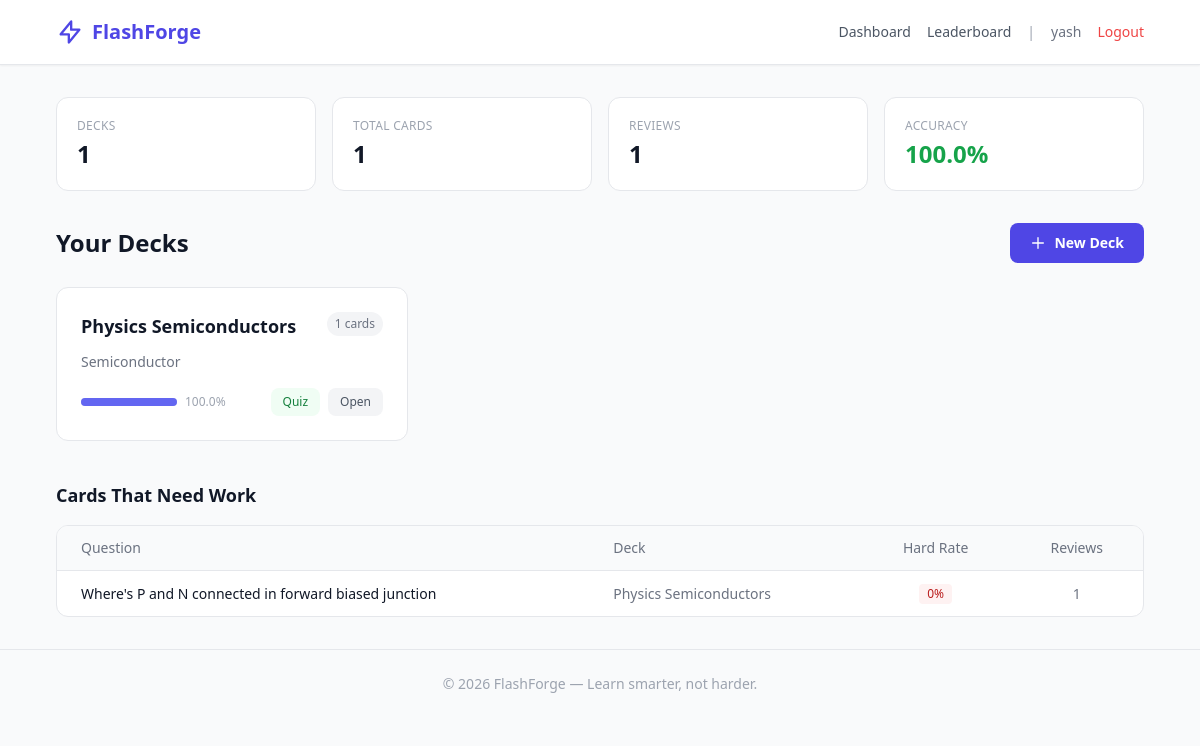
The app's page /dashboard (signed in) with its own data.
### app/models.py (models this page shows, shortened)
class User(UserMixin, db.Model):
    __tablename__ = 'users'
    id = db.Column(db.Integer, primary_key=True)
    username = db.Column(db.String(80), unique=True, nullable=False)
    email = db.Column(db.String(120), unique=True, nullable=False)
    password_hash = db.Column(db.String(256), nullable=False)
    created_at = db.Column(db.DateTime, default=datetime.utcnow)
    decks = db.relationship('Deck', backref='owner', lazy=True, cascade='all, delete-orphan')
    def total_cards_studied(self):
        return CardReview.query.join(Card).join(Deck).filter(Deck.user_id == self.id).count()
    def accuracy_rate(self):
        reviews = CardReview.query.join(Card).join(Deck).filter(Deck.user_id == self.id).all()
        if not reviews:
            return 0
        easy_count = sum(1 for r in reviews if r.difficulty == 'easy')
        return round((easy_count / len(reviews)) * 100, 1)

class Deck(db.Model):
    __tablename__ = 'decks'
    id = db.Column(db.Integer, primary_key=True)
    title = db.Column(db.String(200), nullable=False)
    description = db.Column(db.Text, default='')
    user_id = db.Column(db.Integer, db.ForeignKey('users.id'), nullable=False)
    created_at = db.Column(db.DateTime, default=datetime.utcnow)
    updated_at = db.Column(db.DateTime, default=datetime.utcnow, onupdate=datetime.utcnow)
    cards = db.relationship('Card', backref='deck', lazy=True, cascade='all, delete-orphan')
    def card_count(self):
        return len(self.cards)
    def mastery_score(self):
        if not self.cards:
            return 0
        scores = []
        for card in self.cards:
            last_review = CardReview.query.filter_by(card_id=card.id).order_by(
                CardReview.reviewed_at.desc()
            ).first()
            if last_review:
                if last_review.difficulty == 'easy':
                    scores.append(100)
                elif last_review.difficulty == 'medium':
                    scores.append(60)
                else:
                    scores.append(20)
            else:
                scores.append(0)
        return round(sum(scores) / len(scores), 1)

class CardReview(db.Model):
    __tablename__ = 'card_reviews'
    id = db.Column(db.Integer, primary_key=True)
    card_id = db.Column(db.Integer, db.ForeignKey('cards.id'), nullable=False)
    difficulty = db.Column(db.String(10), nullable=False)
    reviewed_at = db.Column(db.DateTime, default=datetime.utcnow)

class Card(db.Model):
    __tablename__ = 'cards'
    id = db.Column(db.Integer, primary_key=True)
    question = db.Column(db.Text, nullable=False)
    answer = db.Column(db.Text, nullable=False)
    deck_id = db.Column(db.Integer, db.ForeignKey('decks.id'), nullable=False)
    created_at = db.Column(db.DateTime, default=datetime.utcnow)
    ease_factor = db.Column(db.Float, default=2.5)
    interval_days = db.Column(db.Integer, default=0)
    next_review = db.Column(db.DateTime, default=datetime.utcnow)
    review_count = db.Column(db.Integer, default=0)
    reviews = db.relationship('CardReview', backref='card', lazy=True, cascade='all, delete-orphan')

### app/routes/main.py (the view)
@main_bp.route('/dashboard')
@login_required
def dashboard():
    decks = Deck.query.filter_by(user_id=current_user.id).order_by(Deck.updated_at.desc()).all()
    total_cards = sum(d.card_count() for d in decks)
    total_reviews = current_user.total_cards_studied()
    accuracy = current_user.accuracy_rate()
    weak_cards = []
    all_cards = Card.query.join(Deck).filter(Deck.user_id == current_user.id).all()
    for card in all_cards:
        hard_count = CardReview.query.filter_by(card_id=card.id, difficulty='hard').count()
        total = CardReview.query.filter_by(card_id=card.id).count()
        if total > 0:
            weak_cards.append({
                'card': card,
                'deck_title': card.deck.title,
                'hard_ratio': hard_count / total,
                'hard_count': hard_count,
                'total': total
            })
    weak_cards.sort(key=lambda x: x['hard_ratio'], reverse=True)
    weak_cards = weak_cards[:5]
    return render_template('dashboard.html',
                           decks=decks,
                           total_cards=total_cards,
                           total_reviews=total_reviews,
                           accuracy=accuracy,
                           weak_cards=weak_cards)

### app/templates/dashboard.html (shortened to what this page needs)
{% extends "base.html" %}
{% block content %}
<div class="grid grid-cols-2 md:grid-cols-4 gap-4 mb-8">
    <div class="bg-white rounded-xl border border-gray-200 p-5">
        <p class="text-xs font-medium text-gray-400 uppercase tracking-wide">Decks</p>
        <p class="text-2xl font-bold text-gray-900 mt-1">{{ decks|length }}</p>
    </div>
    <div class="bg-white rounded-xl border border-gray-200 p-5">
        <p class="text-xs font-medium text-gray-400 uppercase tracking-wide">Total Cards</p>
        <p class="text-2xl font-bold text-gray-900 mt-1">{{ total_cards }}</p>
    </div>
    <div class="bg-white rounded-xl border border-gray-200 p-5">
        <p class="text-xs font-medium text-gray-400 uppercase tracking-wide">Reviews</p>
        <p class="text-2xl font-bold text-gray-900 mt-1">{{ total_reviews }}</p>
    </div>
    <div class="bg-white rounded-xl border border-gray-200 p-5">
        <p class="text-xs font-medium text-gray-400 uppercase tracking-wide">Accuracy</p>
        <p class="text-2xl font-bold text-green-600 mt-1">{{ accuracy }}%</p>
    </div>
</div>
<div class="flex items-center justify-between mb-6">
    <h1 class="text-2xl font-bold">Your Decks</h1>
    <a href="{{ url_for('decks.create_deck') }}"
        class="bg-brand-600 text-white px-5 py-2.5 rounded-lg text-sm font-semibold hover:bg-brand-700 transition flex items-center gap-2">
        <svg class="w-4 h-4" fill="none" stroke="currentColor" stroke-width="2" viewBox="0 0 24 24">
            <path stroke-linecap="round" stroke-linejoin="round" d="M12 4v16m8-8H4"/>
        </svg>
        New Deck
    </a>
</div>
{% if decks %}
<div class="grid md:grid-cols-2 lg:grid-cols-3 gap-4 mb-10">
    {% for deck in decks %}
    <div class="bg-white rounded-xl border border-gray-200 p-6 hover:shadow-md transition group">
        <div class="flex items-start justify-between mb-3">
            <h3 class="font-bold text-lg text-gray-900 group-hover:text-brand-600 transition">
                <a href="{{ url_for('decks.view_deck', id=deck.id) }}">{{ deck.title }}</a>
            </h3>
            <span class="text-xs bg-gray-100 text-gray-500 px-2 py-1 rounded-full">{{ deck.card_count() }} cards</span>
        </div>
        {% if deck.description %}
        <p class="text-sm text-gray-500 mb-4 line-clamp-2">{{ deck.description }}</p>
        {% endif %}
        <div class="flex items-center justify-between">
            <div class="flex items-center gap-2">
                <div class="w-24 bg-gray-200 rounded-full h-2">
                    <div class="bg-brand-500 h-2 rounded-full" style="width: {{ deck.mastery_score() }}%"></div>
                </div>
                <span class="text-xs text-gray-400">{{ deck.mastery_score() }}%</span>
            </div>
            <div class="flex gap-2">
                {% if deck.card_count() > 0 %}
                <a href="{{ url_for('quiz.start_quiz', deck_id=deck.id) }}" class="text-xs bg-green-50 text-green-700 px-3 py-1.5 rounded-lg hover:bg-green-100 transition font-medium">Quiz</a>
                {% endif %}
                <a href="{{ url_for('decks.view_deck', id=deck.id) }}" class="text-xs bg-gray-100 text-gray-600 px-3 py-1.5 rounded-lg hover:bg-gray-200 transition font-medium">Open</a>
            </div>
        </div>
    </div>
    {% endfor %}
</div>
{% endif %}
{% if weak_cards %}
<div class="mt-6">
    <h2 class="text-lg font-bold mb-4">Cards That Need Work</h2>
    <div class="bg-white rounded-xl border border-gray-200 overflow-hidden">
        <table class="w-full text-sm">
            <thead class="bg-gray-50 border-b border-gray-200">
                <tr>
                    <th class="text-left px-6 py-3 font-medium text-gray-500">Question</th>
                    <th class="text-left px-6 py-3 font-medium text-gray-500">Deck</th>
                    <th class="text-center px-6 py-3 font-medium text-gray-500">Hard Rate</th>
                    <th class="text-center px-6 py-3 font-medium text-gray-500">Reviews</th>
                </tr>
            </thead>
            <tbody class="divide-y divide-gray-100">
                {% for item in weak_cards %}
                <tr class="hover:bg-gray-50">
                    <td class="px-6 py-3 text-gray-900">{{ item.card.question[:60] }}{% if item.card.question|length > 60 %}...{% endif %}</td>
                    <td class="px-6 py-3 text-gray-500">{{ item.deck_title }}</td>
                    <td class="px-6 py-3 text-center">
                        <span class="inline-block bg-red-50 text-red-700 px-2 py-0.5 rounded text-xs font-medium">
                            {{ (item.hard_ratio * 100)|round|int }}%
                        </span>
                    </td>
                    <td class="px-6 py-3 text-center text-gray-500">{{ item.total }}</td>
                </tr>
                {% endfor %}
            </tbody>
        </table>
    </div>
</div>
{% endif %}
{% endblock %}

### app/templates/base.html (shortened to what this page needs)
<!DOCTYPE html>
<html lang="en" class="h-full">
<head>
    <script src="https://cdn.tailwindcss.com"></script>
</head>
<body class="h-full bg-gray-50 text-gray-900">
    <nav class="bg-white border-b border-gray-200 shadow-sm">
        <div class="max-w-6xl mx-auto px-4 sm:px-6 lg:px-8">
            <div class="flex justify-between h-16 items-center">
                <a href="{{ url_for('main.landing') }}" class="flex items-center gap-2 text-xl font-bold text-brand-600">
                    <svg class="w-7 h-7" fill="none" stroke="currentColor" stroke-width="2" viewBox="0 0 24 24">
                        <path stroke-linecap="round" stroke-linejoin="round" d="M13 10V3L4 14h7v7l9-11h-7z"/>
                    </svg>
                    FlashForge
                </a>
                <div class="flex items-center gap-4">
                    {% if current_user.is_authenticated %}
                        <a href="{{ url_for('main.dashboard') }}" class="text-sm text-gray-600 hover:text-brand-600 transition">Dashboard</a>
                        <a href="{{ url_for('leaderboard.leaderboard') }}" class="text-sm text-gray-600 hover:text-brand-600 transition">Leaderboard</a>
                        <span class="text-sm text-gray-400">|</span>
                        <span class="text-sm text-gray-500">{{ current_user.username }}</span>
                        <a href="{{ url_for('auth.logout') }}" class="text-sm text-red-500 hover:text-red-700 transition">Logout</a>
                    {% else %}
                        <a href="{{ url_for('auth.login') }}" class="text-sm text-gray-600 hover:text-brand-600 transition">Login</a>
                        <a href="{{ url_for('auth.register') }}" class="bg-brand-600 text-white px-4 py-2 rounded-lg text-sm font-medium hover:bg-brand-700 transition">Sign Up</a>
                    {% endif %}
                </div>
            </div>
        </div>
    </nav>
    <main class="max-w-6xl mx-auto px-4 sm:px-6 lg:px-8 py-8">
        {% block content %}{% endblock %}
    </main>
    <footer class="border-t border-gray-200 mt-auto">
        <div class="max-w-6xl mx-auto px-4 sm:px-6 lg:px-8 py-6 text-center text-sm text-gray-400">
            &copy; 2026 FlashForge &mdash; Learn smarter, not harder.
        </div>
    </footer>
</body>
</html>

### records on screen
User: username "yash"
Deck: title "Physics Semiconductors", card_count "1", description "Semiconductor", mastery_score "100.0", card "Where's P and N connected in forward biased junction", deck_title "Physics Semiconductors", hard_ratio "0", total "1"

### other values on screen
{{ decks|length }} "1"
{{ total_cards }} "1"
{{ total_reviews }} "1"
{{ accuracy }} "100.0"
